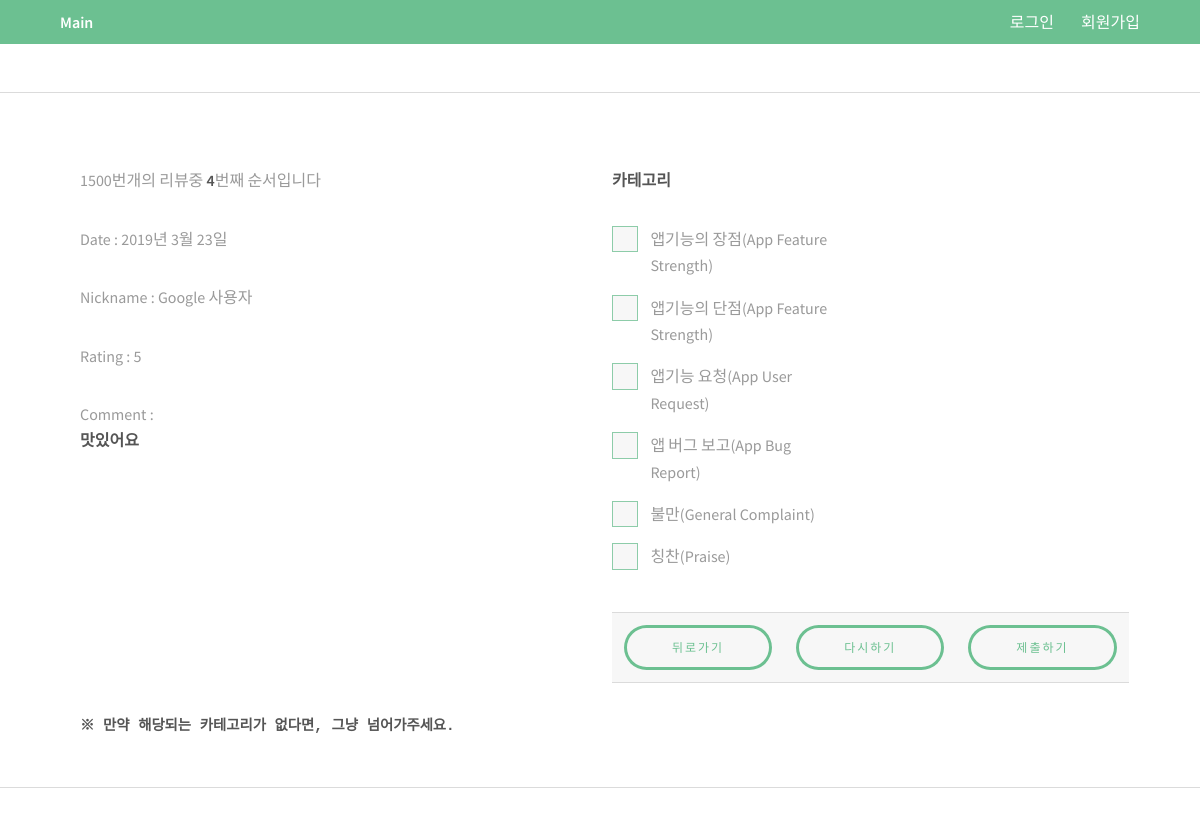
/4, run on the app's committed database.
### classify/models.py (models this page shows)
class Review_data(models.Model): ### 리뷰를 담을 곳
    id = models.IntegerField(primary_key = True)
    nickname = models.CharField(max_length = 20)
    date = models.CharField(max_length = 30)
    rating = models.IntegerField()
    comment = models.TextField(null = True)

### classify/views.py (the view)
# urls.py: path('<int:review_data_id>', views.annotate, name = 'annotate'),
def annotate(request, review_data_id = 1):
    now = datetime.datetime.now()
    data = Review_data.objects.filter(id = review_data_id)
    category = ['c1', 'c2', 'c3', 'c4']
    if request.method == 'POST':
        choice = request.POST.getlist('choice')
        form = ReviewClassifyForm()
        classify = form.save(commit = False)
        classify.user = request.user
        classify.review_id = Review_data.objects.get(id = review_data_id)
        classify.classify = choice
        classify.relase_date = now
        classify.save()
        number = review_data_id + 1
        if number >= 1500:
            return redirect('/')
        return redirect('/{}'.format(str(number)))#("FINISH") #, pk = review_data_id)
    else:
        print('ERROR')
    return render(request, 'classify/classify.html', {'datas': data,
                                                     'categorys' : category}) ## 데이터 셋 하나만 보여주기

### templates/classify/classify.html (shortened to what this page needs)
{% extends "base.html" %}
{% block content %}
<hr class="major" />
<div class="container">
<br>
	<div class="row">
		<section class="6u 12u$(medium)">
			{% for data in datas %}
    			<p>  1500번개의 리뷰중 <strong>{{ data.id }}</strong>번째 순서입니다</p>
                <p> Date : {{ data.date }}</p>
                <p> Nickname : {{ data.nickname  }}</P>
                <p> Rating : {{ data.rating }}</p>
                <p> Comment :<br>
                <strong>{{ data.comment|linebreaksbr}}</strong></p>
            {% endfor %}
		</section>
		<section class="3u 6u(medium) 12u$(small)">
            <p><strong> 카테고리 </strong></p>
                <form method="POST">
					<label for="1">앱기능의 장점(App Feature Strength)</label>
					<label for="2">앱기능의 단점(App Feature Strength)</label>
					<label for="3">앱기능 요청(App User Request)</label>
					<label for="4">앱 버그 보고(App Bug Report)</label>
					<label for="5">불만(General Complaint)</label>
					<label for="6">칭찬(Praise)</label>
                 <br><br>
                 <table>
                     <tr>
                         <td><button type="button" class="btn btn-primary" value="뒤로가기" onClick="history.go(-1)">뒤로가기</button></td>
                         <td><button type="reset" class="btn btn-primary" value="다시하기">다시하기</button></td>
                         <td><button type="submit" class="btn btn-primary" value="제출하기">제출하기</button></td>
                     </tr>
                 </table>
             </form>
         </section>
	</div>
         <pre><strong>※ 만약 해당되는 카테고리가 없다면, 그냥 넘어가주세요.</strong></pre>
</div>
<hr class="major" />
{% endblock %}

### data on the page
Review_data: id "4", date "2019년 3월 23일", nickname "Google 사용자", rating "5", comment "맛있어요"
